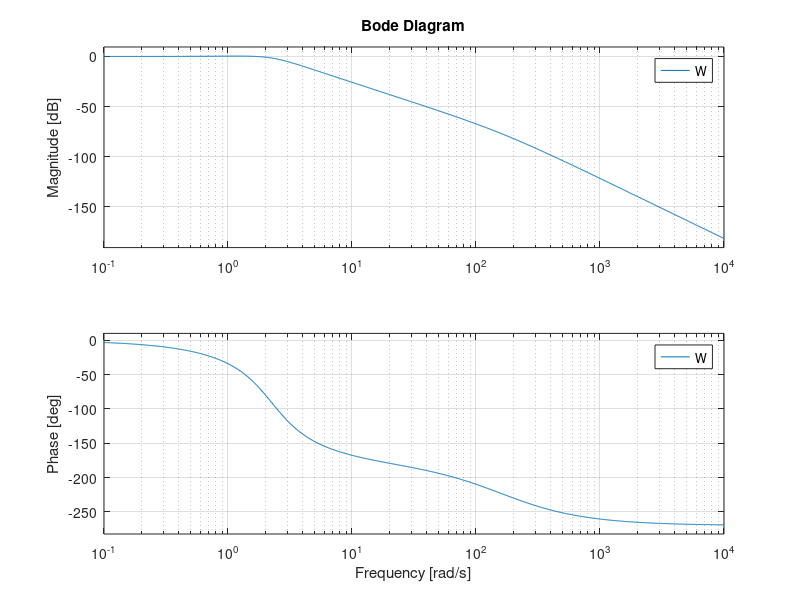

Here is the MATLAB script that generated this plot:
% Esercizio sul motore elettrico in corrente continua,
% con comando di armatura ed uscita in velocita' o in posizione
clear all, close all

s=tf('s');

% Parametri del motore elettrico
Ra=1; La=6e-3; Km=0.5; J=0.1; b=0.02; Ka=10;

F1=Ka*Km/((s*La+Ra)*(s*J+b)+Km^2)
F2=-(s*La+Ra)/((s*La+Ra)*(s*J+b)+Km^2)

Kc=0.1

% Motore controllato in velocita'
W=feedback(Kc*F1,1)
z_W=zero(W)
p_W=pole(W)
damp(W)
bode (W)

% Motore controllato in posizione
Kc_max=(b*La+Ra*J)*(Ra*b+Km^2)/(J*La*Km*Ka)

W=feedback(Kc*F1/s,1)
z_W=zero(W)
p_W=pole(W)
damp(W)
bode (W)